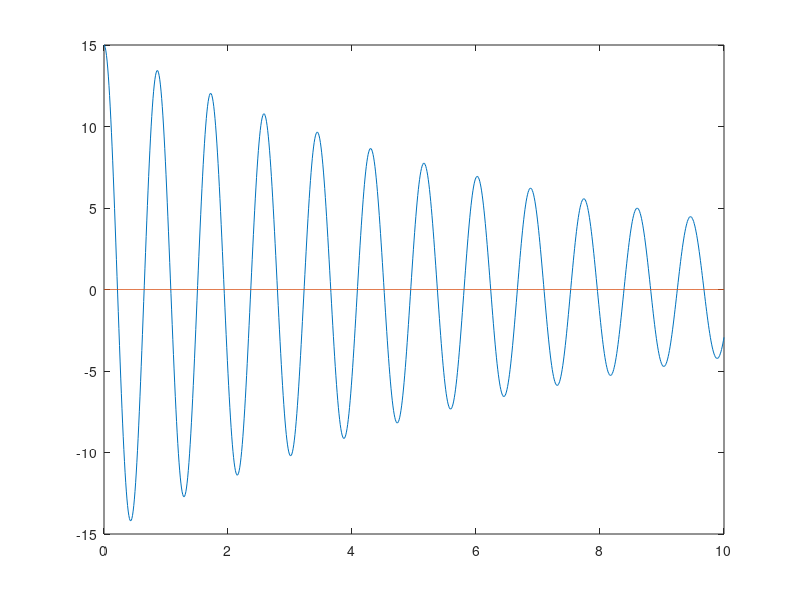
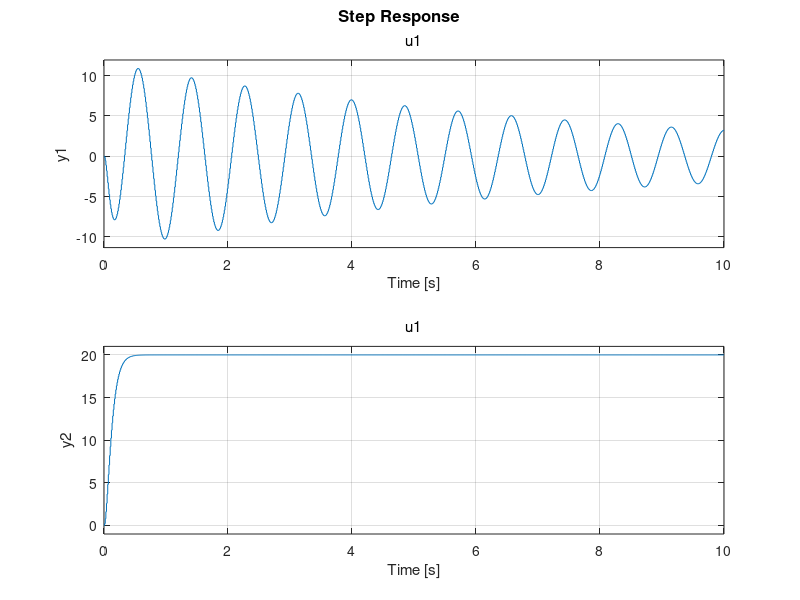

Write MATLAB code to recreate these figures, in order.
%control planta
close all;
%Parametros
Q = 1/2;
w = 15.61;
h0 = 1;
s = tf('s');

%Polos brazos
p1 =- w/(2*Q) + w*sqrt((1/(2*Q))^2-1);
p2 = - w/(Q*2) - w*sqrt((1/(2*Q))^2-1);
%Polos pendulo
p_1 = -0.13247559170053874+1i*7.302437935150943;
p_2 = -0.13247559170053874-1i*7.302437935150943;

polos=[p1 p2 p_1 p_2];

%Ganancia
k = w^2*0.7;
Ts=0.01;
%Planta total
P=zpk([0 0], polos, -k);

A=[0 0 1 0; 0 0 0 1; -53.4 170.57047 -0.256 21.854; 0 -243.6721 0 -31.22];
polos = eig(A);
B=[0 0 -170.57047 243.6721];
C=[1 0 0 0; 0 1 0 0];
D = [0 0];
sys = ss(A,B',C,0);
t=linspace(0,1000*0.01,1001);
[salida,tiempo] = initial(sys,[15,0,0,0],t);
plot(tiempo,salida);


figure();
sys_d=c2d(sys,Ts,'zoh');
A_d = sys_d.A;
B_d = sys_d.B;
C_d = sys_d.C;
D_d = sys_d.D;

step(20*sys_d,t);

polos_observador = real(polos(1:2))*40 + 1i * imag(polos(1:2)) ;
polos_observador_imaginario = imag(polos(1:2))*1i;
%pendulo = 1, brazp =1.5
factor_polos_pendulo = 10;
factor_polos_brazo = 10;
p_obs_c = [polos_observador(1) polos_observador(2) p1 p2];
%p_obs_c = [-abs(polos(1)) -abs(polos(2)) p1 p2];
p_obs_c(1:2) = p_obs_c(1:2)*factor_polos_pendulo; 
p_obs_c(3:4) = p_obs_c(3:4)*factor_polos_brazo; 
%polos(1:2)=polos(1:2)*factor_polos_pendulo;
%polos(3:4)=polos(3:4)*factor_polos_brazo;
P_Z = exp(p_obs_c.*Ts);
L = place(A_d',C_d',P_Z)';

O = (A_d - L*C_d);
ava =eig(O);

OBS = obsv(A,C);
rango = rank(OBS);

